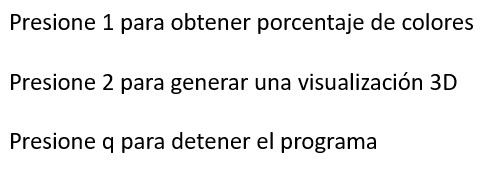
#> input picture img/HUD.jpg, 503 x 170 px
$ python -i segmentacion_contorno.py   (imports and definitions only)
#> lines starting #> are read from the running program, lines starting #| are printed output that depends on the picture; after the words box and inside, x2 and y2 are one past the last pixel; in counts of white or black regions, pixels touching at a corner belong together
#> further down, picture is the input picture: shape (170, 503, 3); min 0, max 255, mean 237.8
from sympy import im


import cv2, numpy as np

class Contour():
    def __init__(self, img, r) -> None:
        self.img = img
        self.r = r

    def aspect_ratio(self):
        _,_,w,h = self.r
        return w/h


def contour_segmentation(img):
    masks = []
    gray = cv2.cvtColor(img, cv2.COLOR_BGR2GRAY)
    (_, threshInv) = cv2.threshold(gray, 1, 255,cv2.THRESH_BINARY)
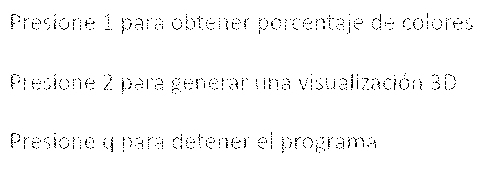
#> threshInv: shape (170, 503); 97.7% white; black in thin lines or dots, all inside (x1, y1, x2, y2) = (11, 13, 473, 153)

    contours, _ = cv2.findContours(threshInv, cv2.RETR_EXTERNAL, cv2.CHAIN_APPROX_SIMPLE)
#> contours = [[[0, 0], [0, 169], [502, 169], [502, 0]]]
    for cnt in contours:
        mask = np.zeros(img.shape[:2], dtype="uint8")
        r = cv2.boundingRect(cnt)
        cv2.drawContours(mask, [cnt],-1, (255,255,255),-1)
        masked = cv2.bitwise_and(img,img, mask = mask)
        x,y,w,h = r
        masked = masked[y:y+h, x:x+w]
        masks.append(Contour(masked,r))
#> this loop made 1 pass
#> (cnt, x, y, w, h) on pass 1: ([[0, 0], [0, 169], [502, 169], [502, 0]], 0, 0, 503, 170)
#> mask: shape (170, 503); every value is 255
#> after the loop, masks = 1 item
    return masks


def contour_agrupation(contours):
    for c in contours:
        asp_rat = c.aspect_ratio()
        if asp_rat > 1.2:
            c.group = 0
        elif asp_rat < 0.8:
            c.group = 1
        else:
            c.group = 2

COLORS = [(255,0,0), (0,255,0), (0,0,255)]
def cluster_segmentation(cluster, contours):
    im = np.copy(cluster)
    for c in contours:
        color = COLORS[c.group]
        cv2.rectangle(im, c.r, color, 2)
    return im

>>> import cv2
>>> picture = cv2.imread('../img/HUD.jpg')
>>> result = contour_segmentation(picture)
#> result = 1 item
